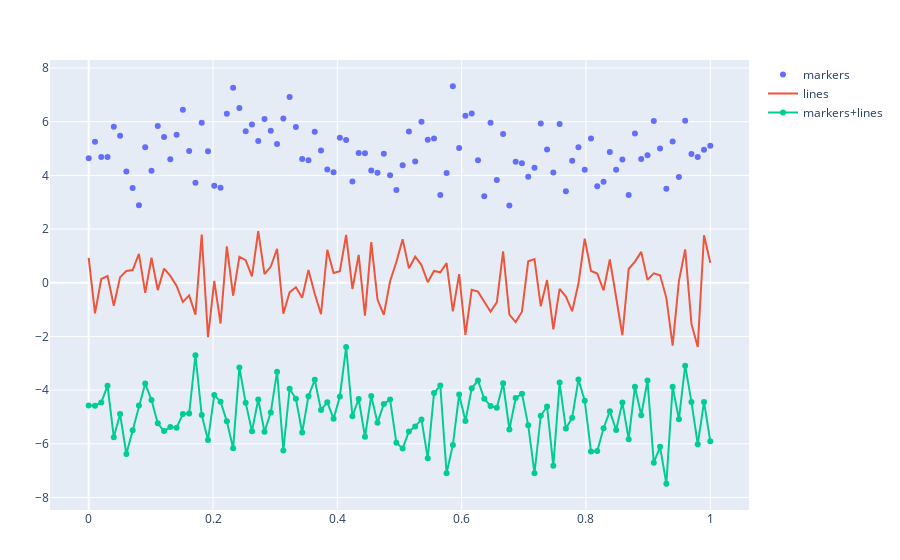

This figure's notebook cell:
### Markdown cell above
# Example 1
About as simple as they come

### Code cell
using Random

Random.seed!(42)

N = 100
random_x = range(0, stop=1, length=N)
random_y0 = randn(N) .+ 5
random_y1 = randn(N)
random_y2 = randn(N) .- 5

p1 = plot([
    scatter(x=random_x, y=random_y0, mode="markers", name="markers"),
    scatter(x=random_x, y=random_y1, mode="lines", name="lines"),
    scatter(x=random_x, y=random_y2, mode="markers+lines", name="markers+lines")
])
